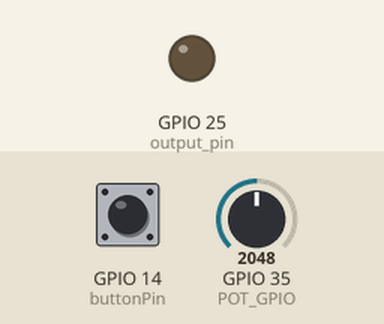
Recording of a program running on a simulated ESP32. Parts: output pins drawn as LEDs (lit = HIGH). The test bench sets the inputs (shaded band); at power-on: GPIO 14 (buttonPin) HIGH, GPIO 35 (POT_GPIO) = 2048. What the program prints to the serial monitor is not drawn.

Above: at 0.0 s.
At 0.78 s:
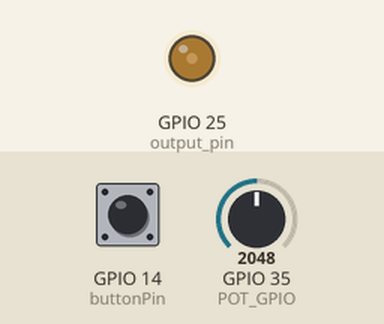
Timing chart, 0 to 0.7 s (numbered marks = the images above; inputs shaded):
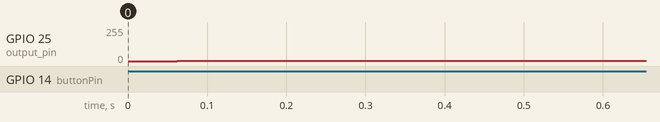

The program:

main.cpp
```cpp
// With this program, you can use the ESP32 as an ultra-low cost signal generator.
// To learn more, see https://techexplorations.com/courses/oscilloscopes/

#include <Arduino.h>
#include "waveforms.h"

int i = 0;
int sample_delay = 0;
const byte POT_GPIO = 35; // Potentiometer
int   t_sample;

const byte output_pin = 25;
const byte buttonPin = 14;
int waveformID = 0;
volatile int interruptCounter = 0;

// Debouncing parameters
long debouncing_time = 1000; //Debouncing Time in Milliseconds
volatile unsigned long last_micros;

portMUX_TYPE mux = portMUX_INITIALIZER_UNLOCKED;

void IRAM_ATTR handleInterrupt() {
  portENTER_CRITICAL_ISR(&mux);
   if((long)(micros() - last_micros) >= debouncing_time * 1000) {
    interruptCounter++;
  }
  last_micros = micros();
  portEXIT_CRITICAL_ISR(&mux);
}

void setup() {
  Serial.begin(115200);

  pinMode(buttonPin, INPUT_PULLUP);  // Using an extarnal pull up instead of internal
  attachInterrupt(digitalPinToInterrupt(buttonPin), handleInterrupt, FALLING);
}

void loop() {

  if(interruptCounter>0){

      portENTER_CRITICAL(&mux);
      interruptCounter--;
      portEXIT_CRITICAL(&mux);

      waveformID++;
      if (waveformID == maxWaveform)
        waveformID = 0;

      sample_delay = map(analogRead(POT_GPIO), 0, 4095, 0, 100);

      Serial.print("Waveform ID: ");
      Serial.print(waveformID);
      Serial.print(", delay: ");
      Serial.println(sample_delay);
  }

  dacWrite(output_pin, waveformsTable[waveformID][i]);

  i++;

  if (i == maxSamplesNum) // Reset the counter to repeat the wave
    i = 0;

  delayMicroseconds(sample_delay);  // Hold the sample value for the sample time

}
```

Source omitted: waveforms.h (data table, 7428 bytes)
